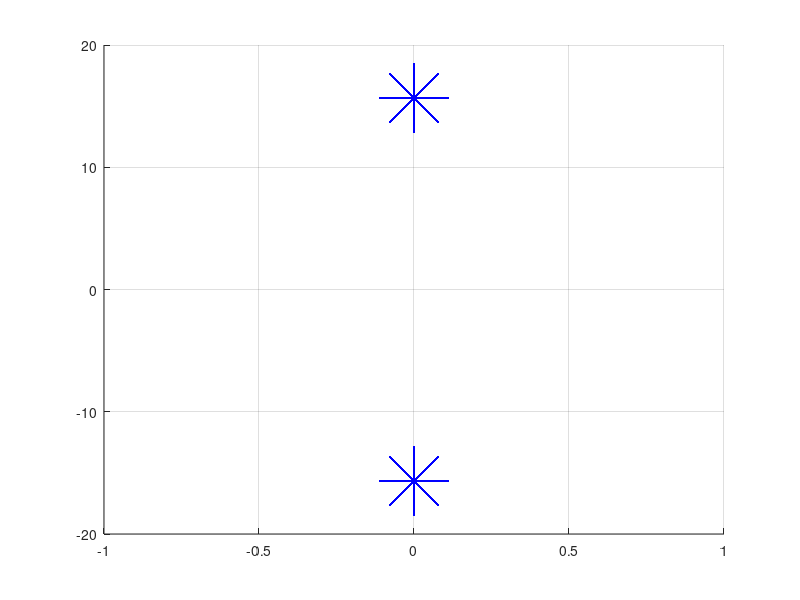

Source code (MATLAB):
%{

* Overall description

%}

clear all; clf;

% Parameters
N=100;       % Number of gridpoints
b=0;         % fluid viscosity
alpha=0.5 ;  % Wavenumber in x
g=9.81;      % Gravity 
H=100;       % Depth



% Differentiation matrices

 I=eye(N);
 II=blkdiag(I,I);
 Z=zeros(N);
%{
# System matrices

* Equations

In the following of easystab, we do this in all the codes, we do not build the system matrices with $i\alpha I$, instead, we 
create a new differentiation matrix in $x$: dx=i*alpha*I to simplify the notation. We do the same for the second derivative in $x$: dxx=-alpha^2*I.


%}

% Naming the matrices
dx=i*alpha*I; dxx=-alpha^2*I;

% Location vectors
u=1:N; eta=u+N;
% System matrices

A=[-b*I,-g*dx; ...
   -H*dx,Z];
E=II;
   

%{
# Boundary conditions
We consider our domain as infinite, we do not need boundary conditions.   
   
%}

%{
# Eigenmodes

We compute the eigenvalues and the corresponding eigenvectors of the matrix system $(E,A)$. Above we said quickly that our linear systems are in the shape
$$
q_t=Aq
$$
thus the solution is an exponential like
$$
q(t)=q_0\exp(st)
$$
but in fact the truth is a little more subtle than this. This exponential solution is
true for a scalar system (when $q$ is not a vector, but is just a scalar value). For matrix systems there are many particular solutions that behave like this exponential, these are the eigenvectors. In general for our purpose there are as many eigenvectors as degrees of freedom in $q$. So there are $N$ different values of $i$
for which
$$
s_iEq_i=Aq_i
$$
where $s_i$ is a (possibly complex) eigenvalue and $q_i$ is the associated eigenvector. In most cases that we are interested here, the eigenvectors form a *basis* of the space of $q$. Thus for whatever initial condition $q_0$ you chose, you can write it as a sum of the eigenvectors
$$
q_0=\sum_{i=1}^N a_i q_i
$$
so if you know the eigenvectors, you can know the evolution of any initial condition to your system. The evolution is then
$$
q(t)=\sum_{i=1}^N a_i q_i\exp(s_i t) 
$$
where we have used the fact that we know exactly how each eigenvector will evolve in time using the exponential with the associated eigenvalue $s_i$.

For most of the cases that we are interested, the question is not 

> "how will an initial condition evolve?", 

but is rather 

> "is it possible that the system will explode?"

Usually there is just one, or just a few of unstable eigenmodes (an eigenvector with associated eigenvalue with positive real part such that it grows in time). So, if there is one such eigenmode, however small the initial condition amplitude $a_i$ on this mode, it will grow exponentially in time and the system will most likely explode. This is why we are usually only interested in just the few "least stable" eigenmodes, the ones that have the largest growth rate (of the least decay rate). This is why below for the validation, we just show the four first eigenvalues.

This approach is the "classical" approach to stability, and we will see later that 
there are some "modern" cases where this approach is too simple and must be revised, see [transient_growth.m]().

%}

% Compute eigenmodes
[U,S]=eig(A,E);
s=diag(S);  [t,o]=sort(-real(s)); s=s(o); U=U(:,o);
rem=abs(s)>1000; s(rem)=[]; U(:,rem)=[];

%{
# Validation

Comparison between theoretical solution of the dispersion relation and
numerical ones.
%}

p=[1 b g*H*alpha^2];

r=roots(p);

hold on
plot(real(r(1)),imag(r(1)),'g*',real(r(2)),imag(r(2)),'r*');
plot(real(s),imag(s),'b*','markersize',50);
% plot(real(s3),imag(s3),'y.',real(s4),imag(s4),'m.',real(s5),imag(s5),'c*');
grid on
hold off


